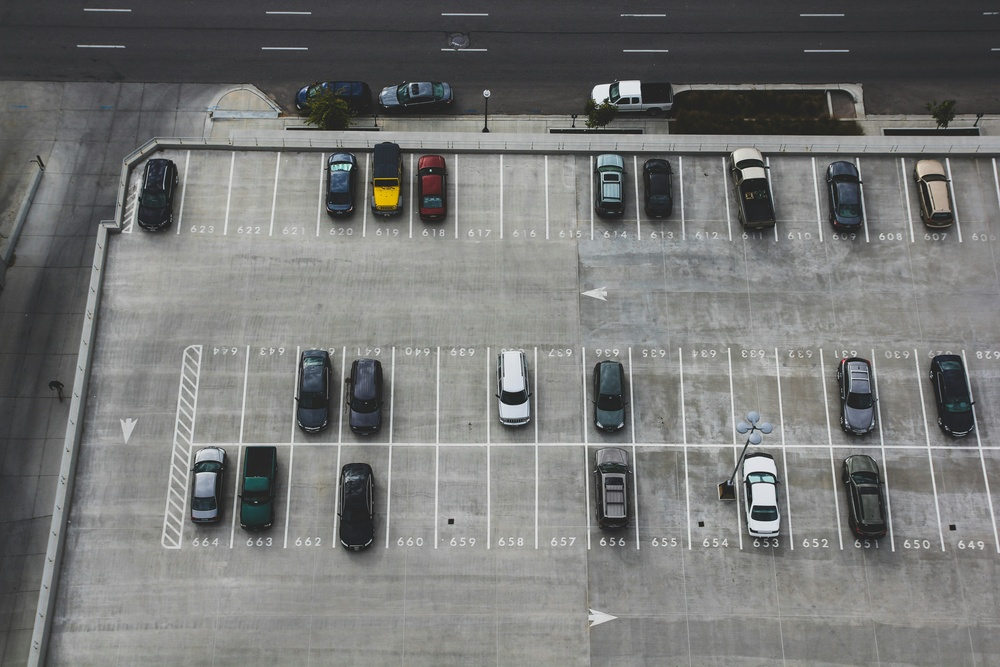
#> input picture input_image_1.jpg, 1000 x 667 px, shrunk from 5184 x 3456 before the run
$ python -i parkingspaces_5.py   (imports and definitions only)
#> lines starting #> are read from the running program, lines starting #| are printed output that depends on the picture; after the words box and inside, x2 and y2 are one past the last pixel; in counts of white or black regions, pixels touching at a corner belong together
import cv2
import numpy as np
from typing import List, Tuple, Dict
import os

class HybridParkingDetector:
    """
    Hybrid parking detection system combining:
    - Perimeter/Grid reconstruction approach (lines-first)
    - Object segmentation approach (objects-first)
    """

    def __init__(self, debug=True):
#> in process_image, img is the input picture: shape (667, 1000, 3); mean B, G, R 117.9, 119.2, 118.4
        self.debug = debug
        self.output_dir = '/mnt/c/wsl_outputs/'
        os.makedirs(self.output_dir, exist_ok=True)

        # =================================================================
        # TUNING PARAMETERS - Adjust these for your images
        # =================================================================

        # --- METHOD SELECTION ---
        self.use_perimeter_method = True      # Try grid reconstruction first
        self.use_intersection_method = True   # Fallback to intersection method
        self.min_spots_threshold = 5          # If perimeter finds < this, use intersection

        # --- LINE DETECTION (Perimeter Method) ---
        self.tophat_size = 25                 # Size for top-hat transform (15-35)
        self.adaptive_block_size = 35         # Block size for adaptive threshold (21-51, odd)
        self.adaptive_c = -5                  # Constant subtracted (-10 to 5)

        # --- LINE FILTERING (Stick Sieve) ---
        self.min_line_aspect = 3.0            # Lines must be this elongated (2.5-4.0)
        self.min_line_solidity = 0.85         # Lines must be this solid (0.75-0.95)
        self.min_line_area = 50               # Minimum line area in pixels

        # --- GRID RECONSTRUCTION ---
        self.dilate_iterations = 3            # Connect broken lines (2-5)
        self.close_iterations = 3             # Seal parking spot "rooms" (2-5)

        # --- SPOT FILTERING ---
        self.min_spot_area = 800              # Minimum spot area (500-1500)
        self.max_spot_area = 25000            # Maximum spot area (15000-35000)
        self.min_spot_aspect = 1.0            # Min aspect ratio (0.8-1.5)
        self.max_spot_aspect = 5.0            # Max aspect ratio (4.0-6.0)
        self.min_spot_solidity = 0.75         # Rectangularity (0.70-0.85)

        # --- INTERSECTION METHOD (Fallback) ---
        self.hough_threshold = 40             # Hough line threshold (30-60)
        self.hough_min_length = 25            # Minimum line length (20-40)
        self.hough_max_gap = 15               # Max gap in line (10-20)
        self.line_merge_threshold = 30        # Distance to merge parallel lines (20-40)

        # --- VEHICLE DETECTION (Occupancy) ---
        self.vehicle_sat_threshold = 40       # Saturation threshold (30-60)
        self.vehicle_dark_threshold = 60      # Darkness threshold (50-80)
        self.occupancy_threshold = 0.15       # % overlap to be occupied (0.10-0.25)

        # State
        self.vehicle_mask = None
        self.method_used = None

    def log(self, message):
        """Print log message."""
        print(f"  {message}")

    def save_debug(self, img, base_name, label):
        """Save debug image if debug mode is on."""
        if self.debug:
            filename = f"{os.path.splitext(os.path.basename(base_name))[0]}_{label}.jpg"
            path = os.path.join(self.output_dir, filename)
            cv2.imwrite(path, img)
            self.log(f"Saved: {label}")

    # ============================================================
    # VEHICLE SEGMENTATION (Used by both methods)
    # ============================================================

    def get_vehicle_mask(self, img: np.ndarray) -> np.ndarray:
        """Generate mask of likely vehicles for occupancy detection."""
        self.log("Generating vehicle mask...")

        hsv = cv2.cvtColor(img, cv2.COLOR_BGR2HSV)
#> hsv: shape (667, 1000, 3); mean H, S, V 56.4, 10.7, 120.4
        gray = cv2.cvtColor(img, cv2.COLOR_BGR2GRAY)

        # 1. Saturation (colorful cars)
        _, sat_mask = cv2.threshold(hsv[:,:,1], self.vehicle_sat_threshold, 255, cv2.THRESH_BINARY)
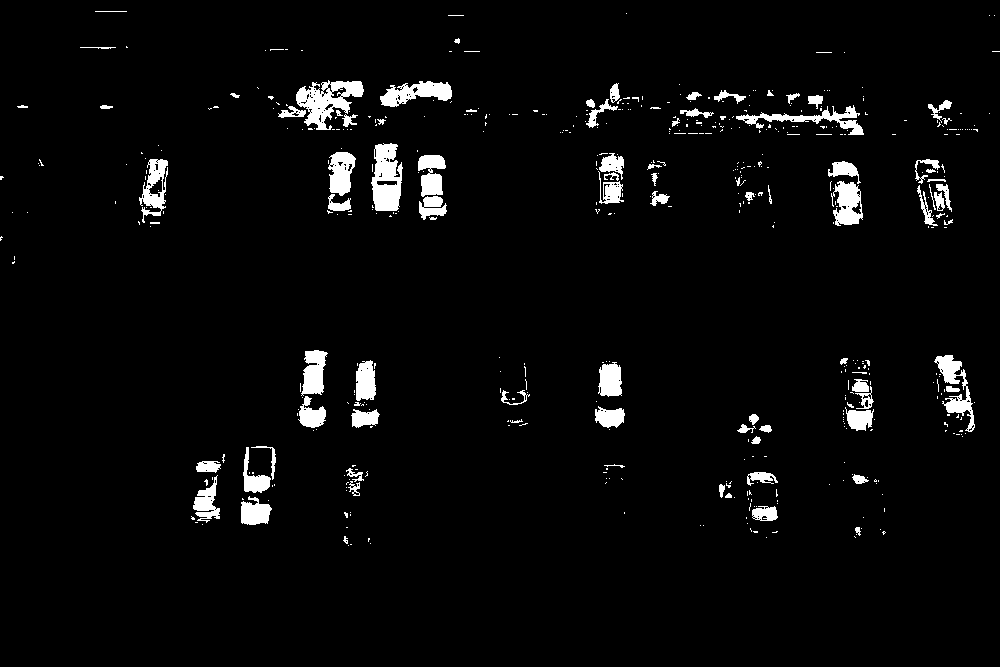
#> sat_mask: shape (667, 1000); 3.6% white; 515 white regions (428 under 20 px), largest, box (x1, y1, x2, y2) and area: (296, 80, 364, 130) 1656, (371, 143, 403, 211) 1562, (380, 81, 452, 107) 1056

        # 2. Dark regions (dark cars/shadows)
        _, dark_mask = cv2.threshold(gray, self.vehicle_dark_threshold, 255, cv2.THRESH_BINARY_INV)
#> dark_mask: shape (667, 1000); 19.5% white; 598 white regions (516 under 20 px), largest, box (x1, y1, x2, y2) and area: (0, 0, 1000, 135) 82013, (0, 262, 74, 602) 6442, (288, 142, 495, 222) 3151

        # 3. Edges (windshields, grilles, details)
        edges = cv2.Canny(gray, 50, 150)
#> edges: shape (667, 1000); 8.6% white in thin lines or dots
        kernel = cv2.getStructuringElement(cv2.MORPH_ELLIPSE, (5, 5))
        edge_blob = cv2.morphologyEx(edges, cv2.MORPH_CLOSE, kernel)
#> edge_blob: shape (667, 1000); 18.1% white; 81 white regions (19 under 20 px), largest, box (x1, y1, x2, y2) and area: (0, 79, 1000, 667) 107964, (872, 157, 962, 249) 2982, (0, 134, 57, 287) 1617

        # Combine all cues
        mask = cv2.bitwise_or(sat_mask, dark_mask)
#> mask: shape (667, 1000); 20.9% white; 549 white regions (461 under 20 px), largest, box (x1, y1, x2, y2) and area: (0, 0, 1000, 135) 83602, (0, 262, 74, 602) 6442, (288, 142, 495, 222) 4702
        mask = cv2.bitwise_or(mask, edge_blob)
#> mask: shape (667, 1000); 35.9% white; 330 white regions (272 under 20 px), largest, box (x1, y1, x2, y2) and area: (0, 0, 1000, 667) 231259, (0, 134, 57, 301) 1874, (528, 0, 616, 10) 257

        # Clean noise
        mask = cv2.morphologyEx(mask, cv2.MORPH_OPEN, kernel)
#> mask: shape (667, 1000); 31.3% white; 241 white regions (34 under 20 px), largest, box (x1, y1, x2, y2) and area: (0, 0, 1000, 137) 90154, (559, 142, 867, 263) 15611, (302, 138, 578, 237) 11058
        mask = cv2.morphologyEx(mask, cv2.MORPH_CLOSE, kernel)
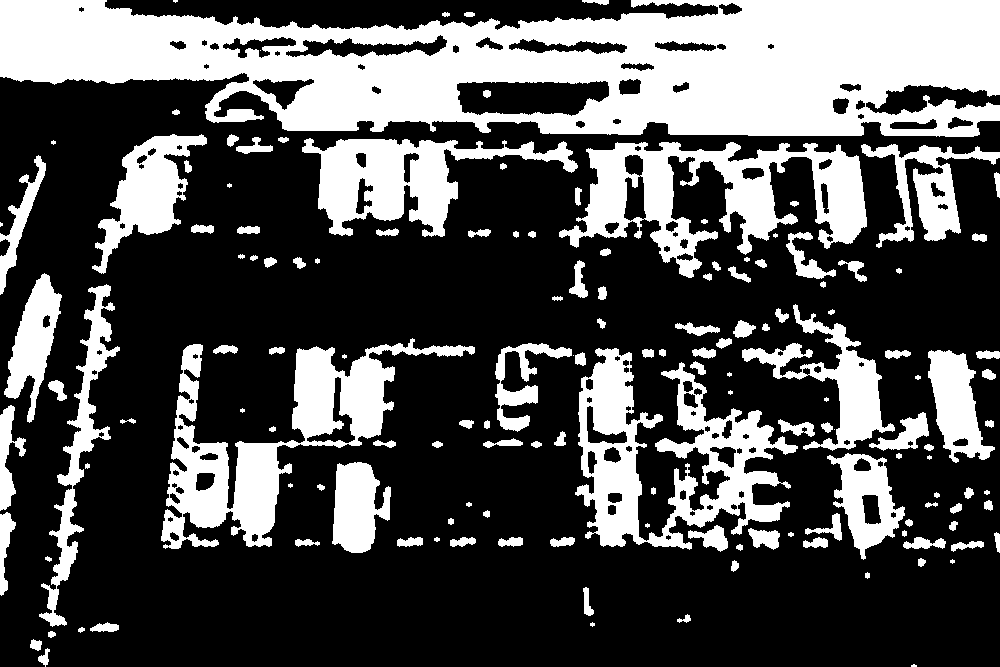
#> mask: shape (667, 1000); 32% white; 150 white regions (19 under 20 px), largest, box (x1, y1, x2, y2) and area: (0, 0, 1000, 137) 93109, (161, 338, 475, 549) 18236, (575, 348, 798, 550) 17481

        return mask

    # ============================================================
    # METHOD 1: PERIMETER/GRID RECONSTRUCTION
    # ============================================================

    def detect_spots_perimeter(self, img: np.ndarray, img_name: str) -> List[Tuple]:
        """Detect parking spots using line isolation and grid reconstruction."""
#> called with img_name = 'input_image_1.jpg'
        self.log("Method 1: Perimeter/Grid Reconstruction")

        gray = cv2.cvtColor(img, cv2.COLOR_BGR2GRAY)

        # Step 1: Enhance contrast
        clahe = cv2.createCLAHE(clipLimit=2.0, tileGridSize=(8,8))
        enhanced = clahe.apply(gray)
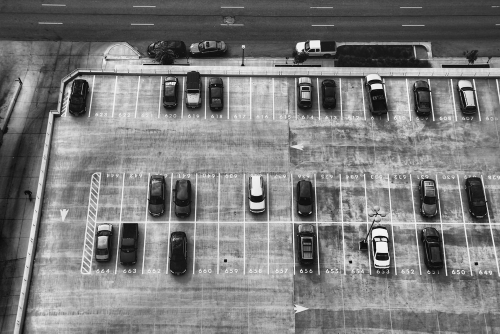
#> enhanced: shape (667, 1000) (shown at 1/2 size); min 4, max 254, mean 123.7
        self.save_debug(enhanced, img_name, "perimeter_01_enhanced")

        # Step 2: Top-hat transform (isolate bright, narrow features)
        kernel_tophat = cv2.getStructuringElement(cv2.MORPH_RECT,
                                                   (self.tophat_size, self.tophat_size))
        tophat = cv2.morphologyEx(enhanced, cv2.MORPH_TOPHAT, kernel_tophat)
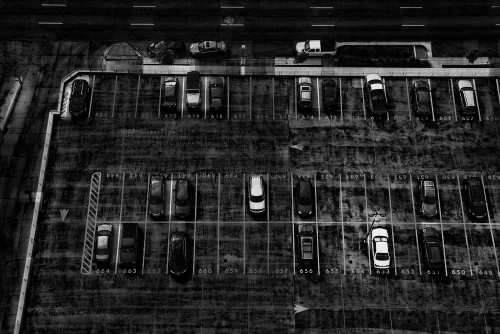
#> tophat: shape (667, 1000) (shown at 1/2 size); min 0, max 247, mean 37.6
        self.save_debug(tophat, img_name, "perimeter_02_tophat")

        # Step 3: Adaptive threshold
        thresh = cv2.adaptiveThreshold(tophat, 255, cv2.ADAPTIVE_THRESH_GAUSSIAN_C,
                                       cv2.THRESH_BINARY, self.adaptive_block_size,
                                       self.adaptive_c)
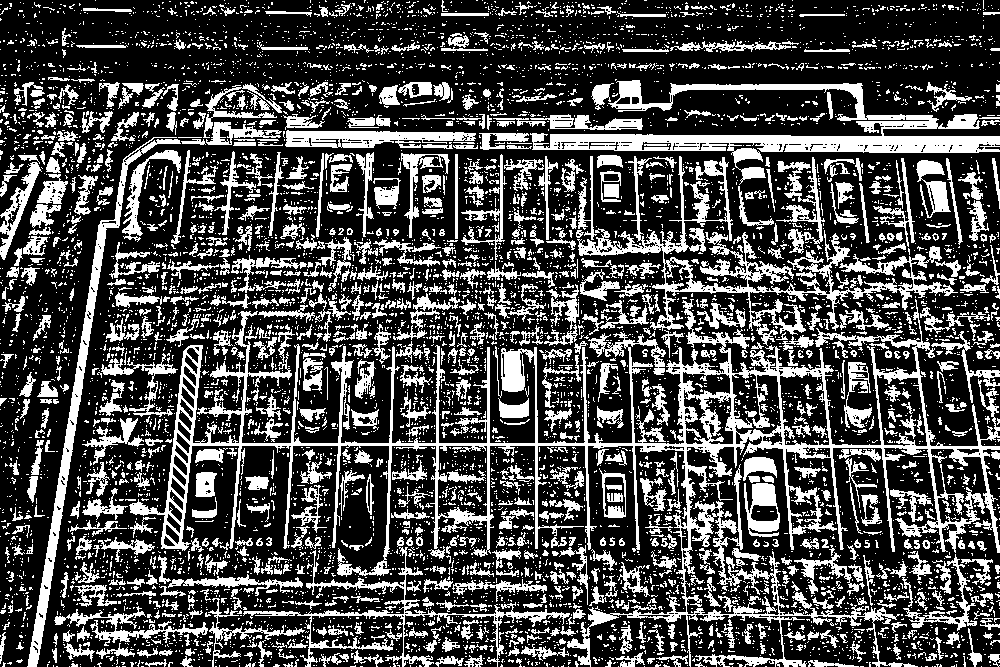
#> thresh: shape (667, 1000); 29.6% white; 7628 white regions (6537 under 20 px)
        self.save_debug(thresh, img_name, "perimeter_03_threshold")

        # Step 4: "Stick Sieve" - Keep only long, thin, solid lines
        contours, _ = cv2.findContours(thresh, cv2.RETR_EXTERNAL, cv2.CHAIN_APPROX_SIMPLE)
#> contours = 7319 contours, 6634 with area under 20; largest, box (x1, y1, x2, y2) and area: (129, 299, 1000, 667) 48331, (530, 80, 1000, 185) 10337, (577, 156, 958, 346) 8340, (27, 137, 181, 667) 4352, (243, 547, 570, 667) 2272
#> (the rest of the program and of its run is left out)
